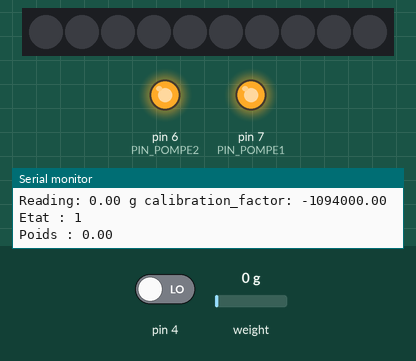
Simulated run of this program. Board: Arduino Uno, built with avr-gcc and run on an emulated ATmega328P. Shown: 10 RGB LEDs in strip order, left to right, output pins drawn as LEDs (lit = HIGH), the last lines printed to the serial monitor. The inputs (shaded band) are chosen by the test bench; at power-on: pin 4 LOW, weight on the scale 0 g. Dim RGB values are drawn brighter than linear.

Above: at 3.3 s.
3.4 s: pin 4 driven HIGH
At 3.9 s:
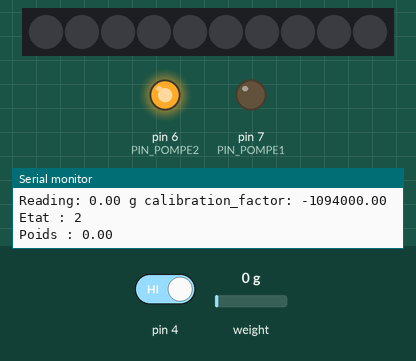
4.9 s: weight on the scale set to 52 g
At 5.6 s:
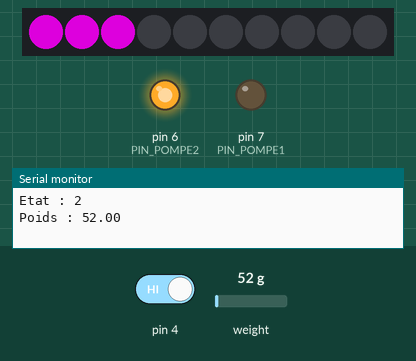
6.7 s: weight on the scale set to 60 g
At 7.4 s:
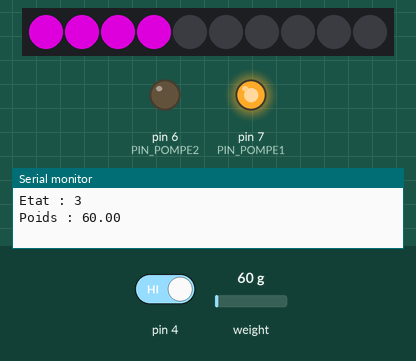
8.5 s: weight on the scale set to 111 g
At 9.3 s:
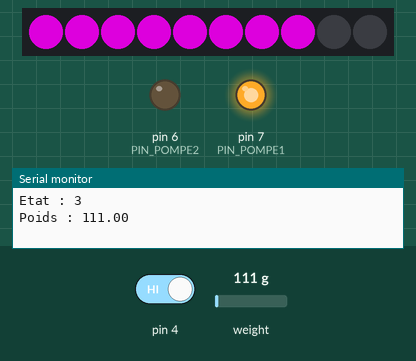
10.3 s: weight on the scale set to 136 g
At 11.5 s:
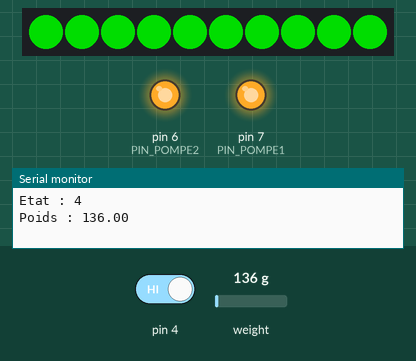
Timing chart, 0 to 13.2 s (numbered marks = the images above; inputs shaded):
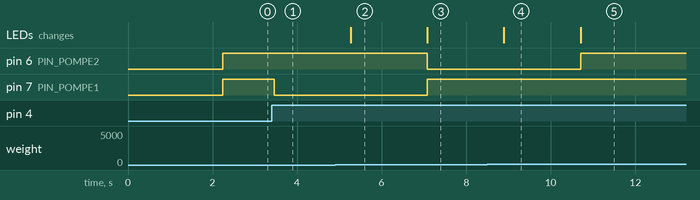

Measured:
- the behaviour switches between 54 and 55 g on weight on the scale (found by bisection; images 2 and 3)
- the behaviour switches between 124 and 125 g on weight on the scale (found by bisection; images 4 and 5)
- after the input at 3.4 s, pin 7 (PIN_POMPE1): HIGH → LOW after 0.05 s
- after the input at 4.9 s, the LEDs: change after 0.36 s (image 2)
- after the input at 6.7 s, pin 6 (PIN_POMPE2): HIGH → LOW after 0.38 s; pin 7 (PIN_POMPE1): LOW → HIGH after 0.38 s; the LEDs: change after 0.38 s (image 3)
- after the input at 8.5 s, the LEDs: change after 0.39 s (image 4)
- after the input at 10.3 s, pin 6 (PIN_POMPE2): LOW → HIGH after 0.41 s; the LEDs: change after 0.41 s (image 5)

The program:

main.cpp
```cpp
#include <Adafruit_NeoPixel.h>
#include <Arduino.h>
#include "HX711.h"

//Définitions

//pins encodeur
#define PIN_ENC1 0 //PD0
#define PIN_ENC2 1 //PD1

//pins capteur de poids
#define LOADCELL_SCK_PIN  2 //PD2
#define LOADCELL_DOUT_PIN  3 //PD3

//pin bouton poussoir
#define PIN_BP1 0x10 //PD4

//pin strip led
#define PIN_LEDS 5 //PD5

//pins pompes
#define PIN_POMPE1 7 //PD6
#define PIN_POMPE2 6 //PD7

//pins ecran
#define PIN_CS 8 //PB0
#define PIN_DC 9 //PB1
#define PIN_RST 10 //PB2
#define PIN_SDA 11 //PB3
#define PIN_LIGHT 12 //PB4
#define PIN_SCK 13 //PB5

//Definitions autres
#define NUMPIXELS 10


//Objets
HX711 scale;

//Variables Globales
float calibration_factor = -1094000; //facteur de calibration du capteur de poids
float g_float_poids; //Poids en g
int g_int_dose_liq1 = 50; //Dose de liquide 1 en mL
int g_int_dose_liq2 = 70; //Dose de liquide 2 en mL
int g_int_tare = 5; //Poids de la bouteille vide
bool g_bool_BP; //Etat du bouton poussoir
bool g_bool_etatPompe1;  //Etat de la pompe 1
bool g_bool_etatPompe2; //Etat de la pompe 2

typedef enum {READY,ATT_BP,SERVICE1,SERVICE2,FIN} TEtat;

Adafruit_NeoPixel strip(NUMPIXELS, PIN_LEDS, NEO_GRB + NEO_KHZ800);
TEtat g_etat = READY;

void allumeLedsVert(){
  for (int iBcl=0;iBcl<NUMPIXELS;iBcl++){
      strip.setPixelColor(iBcl, strip.Color(0, 150, 0));
      strip.show();
    }
}

void allumeLedsBleu(){
  for (int iBcl=0;iBcl<NUMPIXELS;iBcl++){
      strip.setPixelColor(iBcl, strip.Color(0, 20, 150));
      strip.show();
    }
}

void allumeLedsLiq(int x_int_numLeds){
  for (int iBcl=0;iBcl<x_int_numLeds;iBcl++){
      strip.setPixelColor(iBcl, strip.Color(150, 0, 150));
      strip.show();
    }
}

void eteintLeds(){
  for (int iBcl=0;iBcl<NUMPIXELS;iBcl++){
      strip.setPixelColor(iBcl, strip.Color(0, 0, 0));
      strip.show();
    }
}

void allumePompe1(){
  digitalWrite(PIN_POMPE1, LOW);
  //Serial.println("Pompe 1 allumée");
}

void allumePompe2(){
  digitalWrite(PIN_POMPE2, LOW);
  //Serial.println("Pompe 2 allumée");
}

void eteintPompe1(){
  digitalWrite(PIN_POMPE1, HIGH);
  //Serial.println("Pompe 1 éteinte");
}

void eteintPompe2(){
  digitalWrite(PIN_POMPE2, HIGH);
  //Serial.println("Pompe 2 éteinte");
}

void setup() {
  //Initialisation des ports en entrée ou sortie
  Serial.begin(9600);
  DDRB = 0x00;
  DDRC = 0x00;
  DDRD = 0x00;
  pinMode(PIN_POMPE1, OUTPUT);
  pinMode(PIN_POMPE2, OUTPUT);
  strip.begin();

  //Initialisation du capteur de poids
  Serial.println("HX711 calibration sketch");
  Serial.println("Remove all weight from scale");
  Serial.println("After readings begin, place known weight on scale");
  Serial.println("Press + or a to increase calibration factor");
  Serial.println("Press - or z to decrease calibration factor");

  scale.begin(LOADCELL_DOUT_PIN, LOADCELL_SCK_PIN);
  scale.set_scale();
  scale.tare();	//Reset the scale to 0

  long zero_factor = scale.read_average(); //Get a baseline reading
  Serial.print("Zero factor: "); //This can be used to remove the need to tare the scale. Useful in permanent scale projects.
  Serial.println(zero_factor);

}

void loop() {
  //VARIABLES LOCALES
  int l_int_numLeds;

  //LECTURE ENTREES
  scale.set_scale(calibration_factor); //Adjust to this calibration factor
  Serial.print("Reading: ");

  //Lecture du poids
  g_float_poids = scale.get_units()*1000;

  //Affichage du poids
  Serial.print(g_float_poids);
  Serial.print(" g"); //Change this to kg and re-adjust the calibration factor if you follow SI units like a sane person
  Serial.print(" calibration_factor: ");
  Serial.print(calibration_factor);
  Serial.println();

  //Etat du bouton cablé sur PORT Dx = PDx
  g_bool_BP = !((PIND & PIN_BP1) == PIN_BP1);

  //debug poids via potentiomètre
  //g_float_poids = analogRead(PIN_POTENTIOMETRE);


  //MAJ ETAT
  switch(g_etat){
    case READY :
      if(g_bool_BP==true){
        g_etat = ATT_BP;
      }
      break;
    case ATT_BP :
      if(g_bool_BP==false){
        g_etat = SERVICE1;
      }
      break;
    case SERVICE1 :
      if(g_float_poids >= g_int_tare + g_int_dose_liq1){
        g_etat = SERVICE2;
      }
      break;
    case SERVICE2 :
      if(g_float_poids >= g_int_tare + g_int_dose_liq1 + g_int_dose_liq2){
        g_etat = FIN;
      }
      break;
    case FIN :
      if(g_float_poids<g_int_tare){
        g_etat = READY;
      }
  }


  //MAJ SORTIES
  switch(g_etat){
    case READY :
      g_bool_etatPompe1 = false;
      g_bool_etatPompe2 = false;
      allumeLedsBleu();
      break;

    case ATT_BP :
      eteintLeds();
      break;

    case SERVICE1 :
      //LED MAPS
      l_int_numLeds = map(g_float_poids, g_int_tare, g_int_tare + g_int_dose_liq1 + g_int_dose_liq2, 0, NUMPIXELS);
      //Serial.print("Num leds : ");
      //Serial.println(l_int_numLeds);

      allumeLedsLiq(l_int_numLeds);
      g_bool_etatPompe1 = true;
      //allumePompe1();

      g_bool_etatPompe2 = false;
      //eteintPompe2();

      break;

    case SERVICE2 :
      //LED MAPS
      l_int_numLeds = map(g_float_poids, g_int_tare, g_int_tare + g_int_dose_liq1 + g_int_dose_liq2, 0, NUMPIXELS);
      allumeLedsLiq(l_int_numLeds);

      g_bool_etatPompe1 = false;
      //eteintPompe1();

      g_bool_etatPompe2 = true;
      //allumePompe2();
      break;

    case FIN :
      g_bool_etatPompe1 = false;
      //eteintPompe1();

      g_bool_etatPompe2 = false;
      //eteintPompe2();

      allumeLedsVert();
      break;

    default :
      break;
  }

  //MAJ POMPES
  if(g_bool_etatPompe1==false){
    eteintPompe1();
  }
  if(g_bool_etatPompe2==false){
    eteintPompe2();
  }
  if(g_bool_etatPompe1==true){
    allumePompe1();
  }
  if(g_bool_etatPompe2==true){
    allumePompe2();
  }


  //DEBUG

  Serial.print("Etat : ");
  Serial.println(g_etat);
  Serial.print("Poids : ");
  Serial.println(g_float_poids);
  //delay(500);

 delay(500);
}
```
